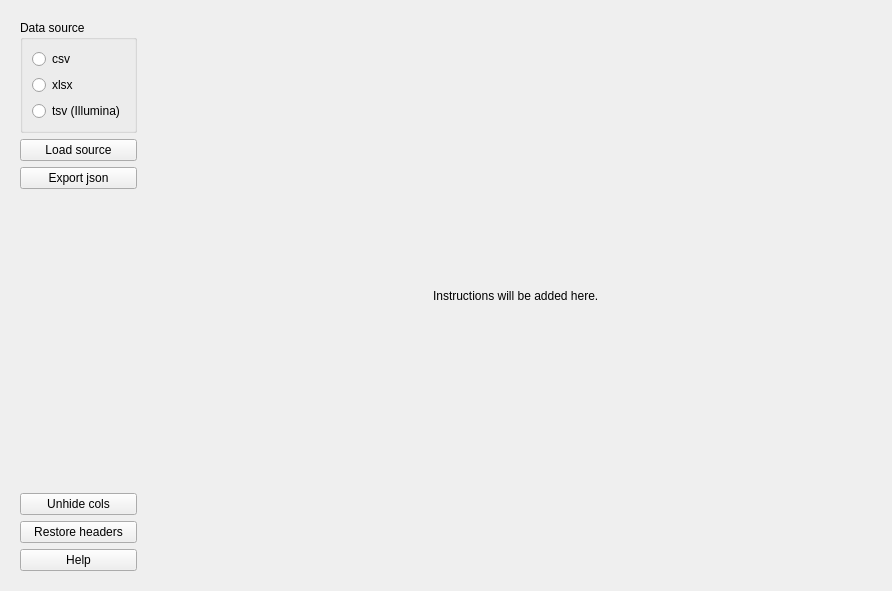
<?xml version="1.0" encoding="UTF-8"?>
<ui version="4.0">
 <class>Form</class>
 <widget class="QWidget" name="Form">
  <property name="geometry">
   <rect>
    <x>0</x>
    <y>0</y>
    <width>892</width>
    <height>591</height>
   </rect>
  </property>
  <property name="windowTitle">
   <string>Form</string>
  </property>
  <layout class="QVBoxLayout" name="verticalLayout">
   <item>
    <layout class="QHBoxLayout" name="horizontalLayout">
     <item>
      <widget class="QWidget" name="widget" native="true">
       <layout class="QVBoxLayout" name="verticalLayout_2">
        <item>
         <widget class="QGroupBox" name="groupBox">
          <property name="title">
           <string>Data source</string>
          </property>
          <layout class="QVBoxLayout" name="verticalLayout_5">
           <item>
            <widget class="QRadioButton" name="csv_radioButton">
             <property name="text">
              <string>csv</string>
             </property>
            </widget>
           </item>
           <item>
            <widget class="QRadioButton" name="xlsx_radioButton">
             <property name="text">
              <string>xlsx</string>
             </property>
            </widget>
           </item>
           <item>
            <widget class="QRadioButton" name="ilmn_radioButton">
             <property name="text">
              <string>tsv (Illumina)</string>
             </property>
            </widget>
           </item>
          </layout>
         </widget>
        </item>
        <item>
         <widget class="QPushButton" name="load_pushButton">
          <property name="text">
           <string>Load source</string>
          </property>
         </widget>
        </item>
        <item>
         <widget class="QPushButton" name="export_pushButton">
          <property name="text">
           <string>Export json</string>
          </property>
         </widget>
        </item>
        <item>
         <spacer name="verticalSpacer">
          <property name="orientation">
           <enum>Qt::Orientation::Vertical</enum>
          </property>
          <property name="sizeHint" stdset="0">
           <size>
            <width>20</width>
            <height>40</height>
           </size>
          </property>
         </spacer>
        </item>
        <item>
         <widget class="QPushButton" name="unhide_pushButton">
          <property name="text">
           <string>Unhide cols</string>
          </property>
         </widget>
        </item>
        <item>
         <widget class="QPushButton" name="restore_pushButton">
          <property name="text">
           <string>Restore headers</string>
          </property>
         </widget>
        </item>
        <item>
         <widget class="QPushButton" name="help_pushButton">
          <property name="text">
           <string>Help</string>
          </property>
         </widget>
        </item>
       </layout>
      </widget>
     </item>
     <item>
      <widget class="QStackedWidget" name="stackedWidget">
       <property name="sizePolicy">
        <sizepolicy hsizetype="Expanding" vsizetype="Expanding">
         <horstretch>0</horstretch>
         <verstretch>0</verstretch>
        </sizepolicy>
       </property>
       <property name="currentIndex">
        <number>1</number>
       </property>
       <widget class="QWidget" name="data_page_widget">
        <property name="sizePolicy">
         <sizepolicy hsizetype="Expanding" vsizetype="Expanding">
          <horstretch>0</horstretch>
          <verstretch>0</verstretch>
         </sizepolicy>
        </property>
        <layout class="QVBoxLayout" name="verticalLayout_3"/>
       </widget>
       <widget class="QWidget" name="help_page_widget">
        <property name="sizePolicy">
         <sizepolicy hsizetype="Expanding" vsizetype="Expanding">
          <horstretch>0</horstretch>
          <verstretch>0</verstretch>
         </sizepolicy>
        </property>
        <layout class="QVBoxLayout" name="verticalLayout_4">
         <item alignment="Qt::AlignmentFlag::AlignHCenter">
          <widget class="QLabel" name="label_2">
           <property name="text">
            <string>Instructions will be added here.</string>
           </property>
          </widget>
         </item>
        </layout>
       </widget>
      </widget>
     </item>
    </layout>
   </item>
  </layout>
 </widget>
 <resources/>
 <connections/>
</ui>
